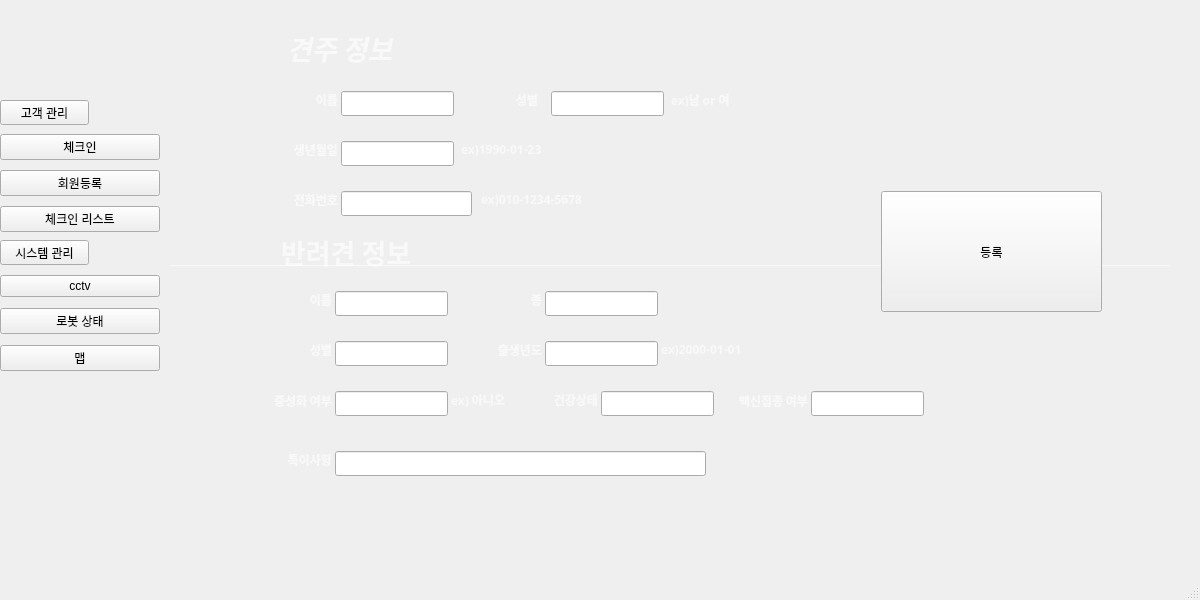
<?xml version="1.0" encoding="UTF-8"?>
<ui version="4.0">
 <class>MainWindow</class>
 <widget class="QMainWindow" name="MainWindow">
  <property name="geometry">
   <rect>
    <x>0</x>
    <y>0</y>
    <width>1200</width>
    <height>600</height>
   </rect>
  </property>
  <property name="windowTitle">
   <string>MainWindow</string>
  </property>
  <widget class="QWidget" name="centralwidget">
   <widget class="QPushButton" name="c_Button">
    <property name="geometry">
     <rect>
      <x>0</x>
      <y>100</y>
      <width>89</width>
      <height>25</height>
     </rect>
    </property>
    <property name="text">
     <string>고객 관리</string>
    </property>
   </widget>
   <widget class="QPushButton" name="r_Button">
    <property name="geometry">
     <rect>
      <x>0</x>
      <y>240</y>
      <width>89</width>
      <height>25</height>
     </rect>
    </property>
    <property name="text">
     <string>시스템 관리</string>
    </property>
   </widget>
   <widget class="QWidget" name="verticalLayoutWidget">
    <property name="geometry">
     <rect>
      <x>0</x>
      <y>130</y>
      <width>160</width>
      <height>107</height>
     </rect>
    </property>
    <layout class="QVBoxLayout" name="verticalLayout_1">
     <item>
      <widget class="QPushButton" name="c1_Button">
       <property name="text">
        <string>체크인</string>
       </property>
      </widget>
     </item>
     <item>
      <widget class="QPushButton" name="c2_Button">
       <property name="text">
        <string>회원등록</string>
       </property>
      </widget>
     </item>
     <item>
      <widget class="QPushButton" name="c3_Button">
       <property name="text">
        <string>체크인 리스트</string>
       </property>
      </widget>
     </item>
    </layout>
   </widget>
   <widget class="QWidget" name="verticalLayoutWidget_2">
    <property name="geometry">
     <rect>
      <x>0</x>
      <y>270</y>
      <width>160</width>
      <height>107</height>
     </rect>
    </property>
    <layout class="QVBoxLayout" name="verticalLayout_2">
     <item>
      <widget class="QPushButton" name="r1_Button">
       <property name="text">
        <string>cctv</string>
       </property>
      </widget>
     </item>
     <item>
      <widget class="QPushButton" name="r2_Button">
       <property name="text">
        <string>로봇 상태</string>
       </property>
      </widget>
     </item>
     <item>
      <widget class="QPushButton" name="r3_Button">
       <property name="text">
        <string>맵</string>
       </property>
      </widget>
     </item>
    </layout>
   </widget>
   <widget class="QStackedWidget" name="stackedWidget">
    <property name="geometry">
     <rect>
      <x>170</x>
      <y>10</y>
      <width>1000</width>
      <height>511</height>
     </rect>
    </property>
    <property name="font">
     <font>
      <family>Tlwg Typo</family>
      <weight>75</weight>
      <bold>true</bold>
     </font>
    </property>
    <property name="styleSheet">
     <string notr="true">color: rgba(255,255,255,0.6);</string>
    </property>
    <property name="frameShape">
     <enum>QFrame::HLine</enum>
    </property>
    <property name="frameShadow">
     <enum>QFrame::Plain</enum>
    </property>
    <property name="currentIndex">
     <number>1</number>
    </property>
    <widget class="QWidget" name="page_1">
     <property name="styleSheet">
      <string notr="true"/>
     </property>
     <widget class="QLineEdit" name="p1_name">
      <property name="geometry">
       <rect>
        <x>170</x>
        <y>110</y>
        <width>113</width>
        <height>25</height>
       </rect>
      </property>
      <property name="styleSheet">
       <string notr="true">color: rgba(0,0,0,1);</string>
      </property>
      <property name="text">
       <string/>
      </property>
     </widget>
     <widget class="QLineEdit" name="p1_phone_num">
      <property name="geometry">
       <rect>
        <x>170</x>
        <y>170</y>
        <width>113</width>
        <height>25</height>
       </rect>
      </property>
      <property name="styleSheet">
       <string notr="true">color: rgba(0,0,0,1);</string>
      </property>
      <property name="text">
       <string/>
      </property>
     </widget>
     <widget class="QPushButton" name="p1_check_Button">
      <property name="geometry">
       <rect>
        <x>500</x>
        <y>130</y>
        <width>89</width>
        <height>25</height>
       </rect>
      </property>
      <property name="styleSheet">
       <string notr="true">color: rgba(0,0,0,1);</string>
      </property>
      <property name="text">
       <string>확인</string>
      </property>
     </widget>
     <widget class="QListWidget" name="p1_listWidget">
      <property name="geometry">
       <rect>
        <x>170</x>
        <y>220</y>
        <width>421</width>
        <height>191</height>
       </rect>
      </property>
      <property name="styleSheet">
       <string notr="true">color: rgba(0,0,0,1);</string>
      </property>
     </widget>
     <widget class="QLabel" name="p1_name_Label">
      <property name="geometry">
       <rect>
        <x>86</x>
        <y>106</y>
        <width>71</width>
        <height>31</height>
       </rect>
      </property>
      <property name="styleSheet">
       <string notr="true">
color: rgb(255,255,255);</string>
      </property>
      <property name="text">
       <string>이름</string>
      </property>
      <property name="alignment">
       <set>Qt::AlignRight|Qt::AlignTrailing|Qt::AlignVCenter</set>
      </property>
     </widget>
     <widget class="QLabel" name="p1_phone_num_Label">
      <property name="geometry">
       <rect>
        <x>46</x>
        <y>170</y>
        <width>111</width>
        <height>20</height>
       </rect>
      </property>
      <property name="text">
       <string>전화번호 뒷자리</string>
      </property>
      <property name="alignment">
       <set>Qt::AlignRight|Qt::AlignTrailing|Qt::AlignVCenter</set>
      </property>
     </widget>
    </widget>
    <widget class="QWidget" name="page_2">
     <widget class="QLineEdit" name="p2_name">
      <property name="geometry">
       <rect>
        <x>170</x>
        <y>80</y>
        <width>113</width>
        <height>25</height>
       </rect>
      </property>
      <property name="styleSheet">
       <string notr="true">color: rgba(0,0,0,1);</string>
      </property>
      <property name="text">
       <string/>
      </property>
     </widget>
     <widget class="QLineEdit" name="p2_phone_num">
      <property name="geometry">
       <rect>
        <x>170</x>
        <y>180</y>
        <width>131</width>
        <height>25</height>
       </rect>
      </property>
      <property name="styleSheet">
       <string notr="true">color: rgba(0,0,0,1);</string>
      </property>
      <property name="text">
       <string/>
      </property>
     </widget>
     <widget class="QLineEdit" name="p2_dog_name">
      <property name="geometry">
       <rect>
        <x>164</x>
        <y>280</y>
        <width>113</width>
        <height>25</height>
       </rect>
      </property>
      <property name="styleSheet">
       <string notr="true">color: rgba(0,0,0,1);</string>
      </property>
      <property name="text">
       <string/>
      </property>
     </widget>
     <widget class="QPushButton" name="p2_register_Button">
      <property name="geometry">
       <rect>
        <x>710</x>
        <y>180</y>
        <width>221</width>
        <height>121</height>
       </rect>
      </property>
      <property name="styleSheet">
       <string notr="true">color: rgba(0,0,0,1);</string>
      </property>
      <property name="text">
       <string>등록</string>
      </property>
     </widget>
     <widget class="QLineEdit" name="p2_dog_breed">
      <property name="geometry">
       <rect>
        <x>374</x>
        <y>280</y>
        <width>113</width>
        <height>25</height>
       </rect>
      </property>
      <property name="styleSheet">
       <string notr="true">color: rgba(0,0,0,0.9);</string>
      </property>
      <property name="text">
       <string/>
      </property>
     </widget>
     <widget class="QLineEdit" name="p2_dog_birth_year">
      <property name="geometry">
       <rect>
        <x>374</x>
        <y>330</y>
        <width>113</width>
        <height>25</height>
       </rect>
      </property>
      <property name="styleSheet">
       <string notr="true">color: rgba(0,0,0,1);</string>
      </property>
      <property name="text">
       <string/>
      </property>
     </widget>
     <widget class="QLineEdit" name="p2_dog_remarks">
      <property name="geometry">
       <rect>
        <x>164</x>
        <y>440</y>
        <width>371</width>
        <height>25</height>
       </rect>
      </property>
      <property name="styleSheet">
       <string notr="true">color: rgba(0,0,0,1);</string>
      </property>
      <property name="text">
       <string/>
      </property>
     </widget>
     <widget class="QLineEdit" name="p2_birth_date">
      <property name="geometry">
       <rect>
        <x>170</x>
        <y>130</y>
        <width>113</width>
        <height>25</height>
       </rect>
      </property>
      <property name="styleSheet">
       <string notr="true">color: rgba(0,0,0,1);</string>
      </property>
      <property name="text">
       <string/>
      </property>
     </widget>
     <widget class="QLineEdit" name="p2_dog_gender">
      <property name="geometry">
       <rect>
        <x>164</x>
        <y>330</y>
        <width>113</width>
        <height>25</height>
       </rect>
      </property>
      <property name="styleSheet">
       <string notr="true">color: rgba(0,0,0,1);</string>
      </property>
      <property name="text">
       <string/>
      </property>
     </widget>
     <widget class="QLineEdit" name="p2_dog_health_issue">
      <property name="geometry">
       <rect>
        <x>430</x>
        <y>380</y>
        <width>113</width>
        <height>25</height>
       </rect>
      </property>
      <property name="styleSheet">
       <string notr="true">color: rgba(0,0,0,1);</string>
      </property>
      <property name="text">
       <string/>
      </property>
     </widget>
     <widget class="QLineEdit" name="p2_dog_vaccination_status">
      <property name="geometry">
       <rect>
        <x>640</x>
        <y>380</y>
        <width>113</width>
        <height>25</height>
       </rect>
      </property>
      <property name="styleSheet">
       <string notr="true">color: rgba(0,0,0,1);</string>
      </property>
      <property name="text">
       <string/>
      </property>
     </widget>
     <widget class="QLineEdit" name="p2_gender">
      <property name="geometry">
       <rect>
        <x>380</x>
        <y>80</y>
        <width>113</width>
        <height>25</height>
       </rect>
      </property>
      <property name="styleSheet">
       <string notr="true">color: rgba(0,0,0,1);</string>
      </property>
      <property name="text">
       <string/>
      </property>
     </widget>
     <widget class="QLineEdit" name="p2_dog_neutered">
      <property name="geometry">
       <rect>
        <x>164</x>
        <y>380</y>
        <width>113</width>
        <height>25</height>
       </rect>
      </property>
      <property name="styleSheet">
       <string notr="true">color: rgba(0,0,0,1);</string>
      </property>
      <property name="text">
       <string/>
      </property>
     </widget>
     <widget class="QLabel" name="p2_name_Label">
      <property name="geometry">
       <rect>
        <x>100</x>
        <y>80</y>
        <width>67</width>
        <height>17</height>
       </rect>
      </property>
      <property name="font">
       <font>
        <family>Tlwg Typo</family>
        <weight>75</weight>
        <italic>false</italic>
        <bold>true</bold>
       </font>
      </property>
      <property name="styleSheet">
       <string notr="true">color: rgba(255,255,255,0.6);</string>
      </property>
      <property name="text">
       <string>이름</string>
      </property>
      <property name="alignment">
       <set>Qt::AlignRight|Qt::AlignTrailing|Qt::AlignVCenter</set>
      </property>
     </widget>
     <widget class="QLabel" name="p2_birth_date_Label">
      <property name="geometry">
       <rect>
        <x>100</x>
        <y>130</y>
        <width>67</width>
        <height>17</height>
       </rect>
      </property>
      <property name="font">
       <font>
        <family>Tlwg Typo</family>
        <weight>75</weight>
        <italic>false</italic>
        <bold>true</bold>
       </font>
      </property>
      <property name="styleSheet">
       <string notr="true">color: rgba(255,255,255,0.6);</string>
      </property>
      <property name="text">
       <string>생년월일</string>
      </property>
      <property name="alignment">
       <set>Qt::AlignRight|Qt::AlignTrailing|Qt::AlignVCenter</set>
      </property>
     </widget>
     <widget class="QLabel" name="p2_phone_number_Label">
      <property name="geometry">
       <rect>
        <x>100</x>
        <y>180</y>
        <width>67</width>
        <height>17</height>
       </rect>
      </property>
      <property name="font">
       <font>
        <family>Tlwg Typo</family>
        <weight>75</weight>
        <italic>false</italic>
        <bold>true</bold>
       </font>
      </property>
      <property name="styleSheet">
       <string notr="true">color: rgba(255,255,255,0.6);</string>
      </property>
      <property name="text">
       <string>전화번호</string>
      </property>
      <property name="alignment">
       <set>Qt::AlignRight|Qt::AlignTrailing|Qt::AlignVCenter</set>
      </property>
     </widget>
     <widget class="QLabel" name="p2_dog_name_Label">
      <property name="geometry">
       <rect>
        <x>94</x>
        <y>280</y>
        <width>67</width>
        <height>17</height>
       </rect>
      </property>
      <property name="font">
       <font>
        <family>Tlwg Typo</family>
        <weight>75</weight>
        <bold>true</bold>
       </font>
      </property>
      <property name="styleSheet">
       <string notr="true">color: rgba(255,255,255,0.6);</string>
      </property>
      <property name="text">
       <string>이름</string>
      </property>
      <property name="alignment">
       <set>Qt::AlignRight|Qt::AlignTrailing|Qt::AlignVCenter</set>
      </property>
     </widget>
     <widget class="QLabel" name="p2_dog_gender_Label">
      <property name="geometry">
       <rect>
        <x>94</x>
        <y>330</y>
        <width>67</width>
        <height>17</height>
       </rect>
      </property>
      <property name="font">
       <font>
        <family>Tlwg Typo</family>
        <weight>75</weight>
        <bold>true</bold>
       </font>
      </property>
      <property name="styleSheet">
       <string notr="true">color: rgba(255,255,255,0.6);</string>
      </property>
      <property name="text">
       <string>성별</string>
      </property>
      <property name="alignment">
       <set>Qt::AlignRight|Qt::AlignTrailing|Qt::AlignVCenter</set>
      </property>
     </widget>
     <widget class="QLabel" name="p2_dog_health_issue_Label">
      <property name="geometry">
       <rect>
        <x>360</x>
        <y>380</y>
        <width>67</width>
        <height>17</height>
       </rect>
      </property>
      <property name="font">
       <font>
        <family>Tlwg Typo</family>
        <weight>75</weight>
        <bold>true</bold>
       </font>
      </property>
      <property name="styleSheet">
       <string notr="true">color: rgba(255,255,255,0.6);</string>
      </property>
      <property name="text">
       <string>건강상태</string>
      </property>
      <property name="alignment">
       <set>Qt::AlignRight|Qt::AlignTrailing|Qt::AlignVCenter</set>
      </property>
     </widget>
     <widget class="QLabel" name="p2_dog_remarks_Label">
      <property name="geometry">
       <rect>
        <x>94</x>
        <y>440</y>
        <width>67</width>
        <height>17</height>
       </rect>
      </property>
      <property name="font">
       <font>
        <family>Tlwg Typo</family>
        <weight>75</weight>
        <bold>true</bold>
       </font>
      </property>
      <property name="styleSheet">
       <string notr="true">color: rgba(255,255,255,0.6);</string>
      </property>
      <property name="text">
       <string>특이사항</string>
      </property>
      <property name="alignment">
       <set>Qt::AlignRight|Qt::AlignTrailing|Qt::AlignVCenter</set>
      </property>
     </widget>
     <widget class="QLabel" name="p2_gender_Label">
      <property name="geometry">
       <rect>
        <x>300</x>
        <y>80</y>
        <width>67</width>
        <height>17</height>
       </rect>
      </property>
      <property name="font">
       <font>
        <family>Tlwg Typo</family>
        <weight>75</weight>
        <bold>true</bold>
       </font>
      </property>
      <property name="styleSheet">
       <string notr="true">color: rgba(255,255,255,0.6);</string>
      </property>
      <property name="text">
       <string>성별</string>
      </property>
      <property name="alignment">
       <set>Qt::AlignRight|Qt::AlignTrailing|Qt::AlignVCenter</set>
      </property>
     </widget>
     <widget class="QLabel" name="p2_dog_breed_Label">
      <property name="geometry">
       <rect>
        <x>304</x>
        <y>280</y>
        <width>67</width>
        <height>17</height>
       </rect>
      </property>
      <property name="font">
       <font>
        <family>Tlwg Typo</family>
        <weight>75</weight>
        <bold>true</bold>
       </font>
      </property>
      <property name="styleSheet">
       <string notr="true">color: rgba(255,255,255,0.6);</string>
      </property>
      <property name="text">
       <string>종</string>
      </property>
      <property name="alignment">
       <set>Qt::AlignRight|Qt::AlignTrailing|Qt::AlignVCenter</set>
      </property>
     </widget>
     <widget class="QLabel" name="p2_dog_birth_year_Label">
      <property name="geometry">
       <rect>
        <x>304</x>
        <y>330</y>
        <width>67</width>
        <height>17</height>
       </rect>
      </property>
      <property name="font">
       <font>
        <family>Tlwg Typo</family>
        <weight>75</weight>
        <bold>true</bold>
       </font>
      </property>
      <property name="styleSheet">
       <string notr="true">color: rgba(255,255,255,0.6);</string>
      </property>
      <property name="text">
       <string>출생년도</string>
      </property>
      <property name="alignment">
       <set>Qt::AlignRight|Qt::AlignTrailing|Qt::AlignVCenter</set>
      </property>
     </widget>
     <widget class="QLabel" name="p2_dog_vaccination_status_Label">
      <property name="geometry">
       <rect>
        <x>546</x>
        <y>380</y>
        <width>91</width>
        <height>20</height>
       </rect>
      </property>
      <property name="font">
       <font>
        <family>Tlwg Typo</family>
        <weight>75</weight>
        <bold>true</bold>
       </font>
      </property>
      <property name="styleSheet">
       <string notr="true">color: rgba(255,255,255,0.6);</string>
      </property>
      <property name="text">
       <string>백신접종 여부</string>
      </property>
      <property name="alignment">
       <set>Qt::AlignRight|Qt::AlignTrailing|Qt::AlignVCenter</set>
      </property>
     </widget>
     <widget class="QLabel" name="p2_dog_neutered_Label">
      <property name="geometry">
       <rect>
        <x>80</x>
        <y>380</y>
        <width>81</width>
        <height>20</height>
       </rect>
      </property>
      <property name="font">
       <font>
        <family>Tlwg Typo</family>
        <weight>75</weight>
        <bold>true</bold>
       </font>
      </property>
      <property name="styleSheet">
       <string notr="true">color: rgba(255,255,255,0.6);</string>
      </property>
      <property name="text">
       <string>중성화 여부</string>
      </property>
      <property name="alignment">
       <set>Qt::AlignRight|Qt::AlignTrailing|Qt::AlignVCenter</set>
      </property>
     </widget>
     <widget class="QLabel" name="p2_information_Label">
      <property name="geometry">
       <rect>
        <x>116</x>
        <y>16</y>
        <width>121</width>
        <height>41</height>
       </rect>
      </property>
      <property name="font">
       <font>
        <family>Tlwg Typo</family>
        <pointsize>20</pointsize>
        <weight>75</weight>
        <italic>true</italic>
        <bold>true</bold>
       </font>
      </property>
      <property name="styleSheet">
       <string notr="true">color: rgba(255,255,255,0.6);</string>
      </property>
      <property name="text">
       <string>견주 정보</string>
      </property>
     </widget>
     <widget class="QLabel" name="p2_dog_information_Label">
      <property name="geometry">
       <rect>
        <x>110</x>
        <y>220</y>
        <width>141</width>
        <height>41</height>
       </rect>
      </property>
      <property name="font">
       <font>
        <family>Tlwg Typo</family>
        <pointsize>20</pointsize>
        <weight>75</weight>
        <bold>true</bold>
       </font>
      </property>
      <property name="styleSheet">
       <string notr="true">color: rgba(255,255,255,0.6);</string>
      </property>
      <property name="lineWidth">
       <number>0</number>
      </property>
      <property name="text">
       <string>반려견 정보</string>
      </property>
     </widget>
     <widget class="QLabel" name="p2_ex_brithday_Label">
      <property name="geometry">
       <rect>
        <x>290</x>
        <y>130</y>
        <width>131</width>
        <height>17</height>
       </rect>
      </property>
      <property name="font">
       <font>
        <family>Tlwg Typo</family>
        <weight>75</weight>
        <bold>true</bold>
       </font>
      </property>
      <property name="styleSheet">
       <string notr="true">color: rgba(255,255,255,0.6);</string>
      </property>
      <property name="text">
       <string>ex)1990-01-23</string>
      </property>
     </widget>
     <widget class="QLabel" name="p2_ex_phone_num_Label">
      <property name="geometry">
       <rect>
        <x>310</x>
        <y>180</y>
        <width>161</width>
        <height>17</height>
       </rect>
      </property>
      <property name="font">
       <font>
        <family>Tlwg Typo</family>
        <weight>75</weight>
        <bold>true</bold>
       </font>
      </property>
      <property name="styleSheet">
       <string notr="true">color: rgba(255,255,255,0.6);</string>
      </property>
      <property name="text">
       <string>ex)010-1234-5678</string>
      </property>
     </widget>
     <widget class="QLabel" name="p2_ex_dog_brith_year_Label">
      <property name="geometry">
       <rect>
        <x>490</x>
        <y>330</y>
        <width>121</width>
        <height>17</height>
       </rect>
      </property>
      <property name="font">
       <font>
        <family>Tlwg Typo</family>
        <weight>75</weight>
        <bold>true</bold>
       </font>
      </property>
      <property name="styleSheet">
       <string notr="true">color: rgba(255,255,255,0.6);</string>
      </property>
      <property name="text">
       <string>ex)2000-01-01</string>
      </property>
     </widget>
     <widget class="QLabel" name="p2_ex_gender_Label">
      <property name="geometry">
       <rect>
        <x>500</x>
        <y>80</y>
        <width>101</width>
        <height>17</height>
       </rect>
      </property>
      <property name="font">
       <font>
        <family>Tlwg Typo</family>
        <weight>75</weight>
        <bold>true</bold>
       </font>
      </property>
      <property name="styleSheet">
       <string notr="true">color: rgba(255,255,255,0.6);</string>
      </property>
      <property name="text">
       <string>ex)남 or 여</string>
      </property>
     </widget>
     <widget class="QLabel" name="p2_ex_neut_Label">
      <property name="geometry">
       <rect>
        <x>280</x>
        <y>380</y>
        <width>81</width>
        <height>17</height>
       </rect>
      </property>
      <property name="font">
       <font>
        <family>Tlwg Typo</family>
        <weight>75</weight>
        <bold>true</bold>
       </font>
      </property>
      <property name="styleSheet">
       <string notr="true">color: rgba(255,255,255,0.6);</string>
      </property>
      <property name="text">
       <string>ex) 아니오</string>
      </property>
     </widget>
    </widget>
    <widget class="QWidget" name="page_3">
     <widget class="QTableWidget" name="p3_tableWidget">
      <property name="geometry">
       <rect>
        <x>70</x>
        <y>120</y>
        <width>721</width>
        <height>341</height>
       </rect>
      </property>
      <property name="font">
       <font>
        <weight>50</weight>
        <italic>false</italic>
        <bold>false</bold>
        <underline>false</underline>
       </font>
      </property>
      <property name="styleSheet">
       <string notr="true">color: rgba(0,0,0,0.9);</string>
      </property>
     </widget>
    </widget>
    <widget class="QWidget" name="page_4">
     <widget class="QLabel" name="p4_cctv_Label">
      <property name="geometry">
       <rect>
        <x>100</x>
        <y>20</y>
        <width>800</width>
        <height>461</height>
       </rect>
      </property>
      <property name="text">
       <string/>
      </property>
     </widget>
    </widget>
    <widget class="QWidget" name="page_5">
     <widget class="QLabel" name="p5_minibot_cam_1_Label">
      <property name="geometry">
       <rect>
        <x>480</x>
        <y>40</y>
        <width>241</width>
        <height>231</height>
       </rect>
      </property>
      <property name="text">
       <string/>
      </property>
     </widget>
     <widget class="QLabel" name="p5_minibot_cam_2_Label">
      <property name="geometry">
       <rect>
        <x>480</x>
        <y>310</y>
        <width>241</width>
        <height>231</height>
       </rect>
      </property>
      <property name="text">
       <string/>
      </property>
     </widget>
     <widget class="QLabel" name="p5_map_Label">
      <property name="geometry">
       <rect>
        <x>60</x>
        <y>40</y>
        <width>371</width>
        <height>401</height>
       </rect>
      </property>
      <property name="text">
       <string/>
      </property>
     </widget>
     <widget class="QTableView" name="p5_minibot1_tableView">
      <property name="geometry">
       <rect>
        <x>730</x>
        <y>20</y>
        <width>256</width>
        <height>131</height>
       </rect>
      </property>
     </widget>
     <widget class="QTableView" name="p5_minibot_2_tableView">
      <property name="geometry">
       <rect>
        <x>730</x>
        <y>290</y>
        <width>256</width>
        <height>131</height>
       </rect>
      </property>
     </widget>
     <widget class="QPushButton" name="p5_cancel_1_Button">
      <property name="geometry">
       <rect>
        <x>728</x>
        <y>164</y>
        <width>261</width>
        <height>41</height>
       </rect>
      </property>
      <property name="text">
       <string>연결 끊기</string>
      </property>
     </widget>
     <widget class="QPushButton" name="p5_cancel_2_Button">
      <property name="geometry">
       <rect>
        <x>730</x>
        <y>440</y>
        <width>261</width>
        <height>41</height>
       </rect>
      </property>
      <property name="text">
       <string>연결 끊기</string>
      </property>
     </widget>
    </widget>
    <widget class="QWidget" name="page_6">
     <widget class="QLabel" name="p_6_map">
      <property name="geometry">
       <rect>
        <x>90</x>
        <y>20</y>
        <width>800</width>
        <height>500</height>
       </rect>
      </property>
      <property name="text">
       <string/>
      </property>
     </widget>
    </widget>
   </widget>
   <widget class="QLabel" name="background_Label">
    <property name="geometry">
     <rect>
      <x>0</x>
      <y>6</y>
      <width>1191</width>
      <height>551</height>
     </rect>
    </property>
    <property name="text">
     <string/>
    </property>
    <property name="pixmap">
     <pixmap>../../../Downloads/TalkMedia_i_cr8o9i.png.png</pixmap>
    </property>
    <property name="scaledContents">
     <bool>true</bool>
    </property>
   </widget>
   <zorder>background_Label</zorder>
   <zorder>c_Button</zorder>
   <zorder>r_Button</zorder>
   <zorder>verticalLayoutWidget</zorder>
   <zorder>verticalLayoutWidget_2</zorder>
   <zorder>stackedWidget</zorder>
  </widget>
  <widget class="QMenuBar" name="menubar">
   <property name="geometry">
    <rect>
     <x>0</x>
     <y>0</y>
     <width>1200</width>
     <height>22</height>
    </rect>
   </property>
  </widget>
  <widget class="QStatusBar" name="statusbar"/>
 </widget>
 <resources/>
 <connections/>
</ui>
